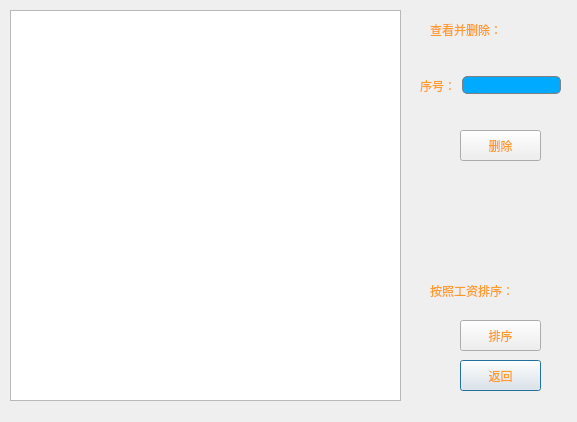
<?xml version="1.0" encoding="UTF-8"?>
<ui version="4.0">
 <class>DisplayWorker</class>
 <widget class="QDialog" name="DisplayWorker">
  <property name="geometry">
   <rect>
    <x>0</x>
    <y>0</y>
    <width>577</width>
    <height>422</height>
   </rect>
  </property>
  <property name="minimumSize">
   <size>
    <width>577</width>
    <height>422</height>
   </size>
  </property>
  <property name="maximumSize">
   <size>
    <width>577</width>
    <height>422</height>
   </size>
  </property>
  <property name="windowTitle">
   <string>Dialog</string>
  </property>
  <property name="styleSheet">
   <string notr="true">color: rgb(255, 154, 38);
background-image: url(:/resource/photo/Resource/2.jpg);</string>
  </property>
  <widget class="QTableView" name="tableView">
   <property name="geometry">
    <rect>
     <x>10</x>
     <y>10</y>
     <width>391</width>
     <height>391</height>
    </rect>
   </property>
  </widget>
  <widget class="QPushButton" name="pushButton_back">
   <property name="geometry">
    <rect>
     <x>460</x>
     <y>360</y>
     <width>81</width>
     <height>31</height>
    </rect>
   </property>
   <property name="styleSheet">
    <string notr="true">font: 12pt &quot;仿宋&quot;;</string>
   </property>
   <property name="text">
    <string>返回</string>
   </property>
  </widget>
  <widget class="QPushButton" name="pushButton_sort">
   <property name="geometry">
    <rect>
     <x>460</x>
     <y>320</y>
     <width>81</width>
     <height>31</height>
    </rect>
   </property>
   <property name="styleSheet">
    <string notr="true">font: 12pt &quot;仿宋&quot;;</string>
   </property>
   <property name="text">
    <string>排序</string>
   </property>
  </widget>
  <widget class="QLabel" name="label_2">
   <property name="geometry">
    <rect>
     <x>430</x>
     <y>20</y>
     <width>111</width>
     <height>19</height>
    </rect>
   </property>
   <property name="layoutDirection">
    <enum>Qt::LeftToRight</enum>
   </property>
   <property name="styleSheet">
    <string notr="true">font: 14pt &quot;楷体&quot;;</string>
   </property>
   <property name="text">
    <string>查看并删除：</string>
   </property>
  </widget>
  <widget class="QPushButton" name="pushButton_delet">
   <property name="geometry">
    <rect>
     <x>460</x>
     <y>130</y>
     <width>81</width>
     <height>31</height>
    </rect>
   </property>
   <property name="styleSheet">
    <string notr="true">font: 12pt &quot;仿宋&quot;;</string>
   </property>
   <property name="text">
    <string>删除</string>
   </property>
  </widget>
  <widget class="QWidget" name="layoutWidget">
   <property name="geometry">
    <rect>
     <x>420</x>
     <y>70</y>
     <width>141</width>
     <height>31</height>
    </rect>
   </property>
   <layout class="QHBoxLayout" name="horizontalLayout">
    <item>
     <widget class="QLabel" name="label">
      <property name="styleSheet">
       <string notr="true">font: 12pt &quot;仿宋&quot;;</string>
      </property>
      <property name="text">
       <string>序号：</string>
      </property>
     </widget>
    </item>
    <item>
     <widget class="QLineEdit" name="lineEdit_delet">
      <property name="styleSheet">
       <string notr="true">border: 1px solid gray;border-radius:5px; 
padding: 0px 10px 0px 10px;
font: 12pt &quot;仿宋&quot;;
background:rgb(0, 170, 255);
selection-background-color: darkgray;
</string>
      </property>
     </widget>
    </item>
   </layout>
  </widget>
  <widget class="QLabel" name="label_3">
   <property name="geometry">
    <rect>
     <x>430</x>
     <y>270</y>
     <width>111</width>
     <height>41</height>
    </rect>
   </property>
   <property name="styleSheet">
    <string notr="true">font: 12pt &quot;仿宋&quot;;</string>
   </property>
   <property name="text">
    <string>按照工资排序：</string>
   </property>
  </widget>
 </widget>
 <resources/>
 <connections/>
</ui>
